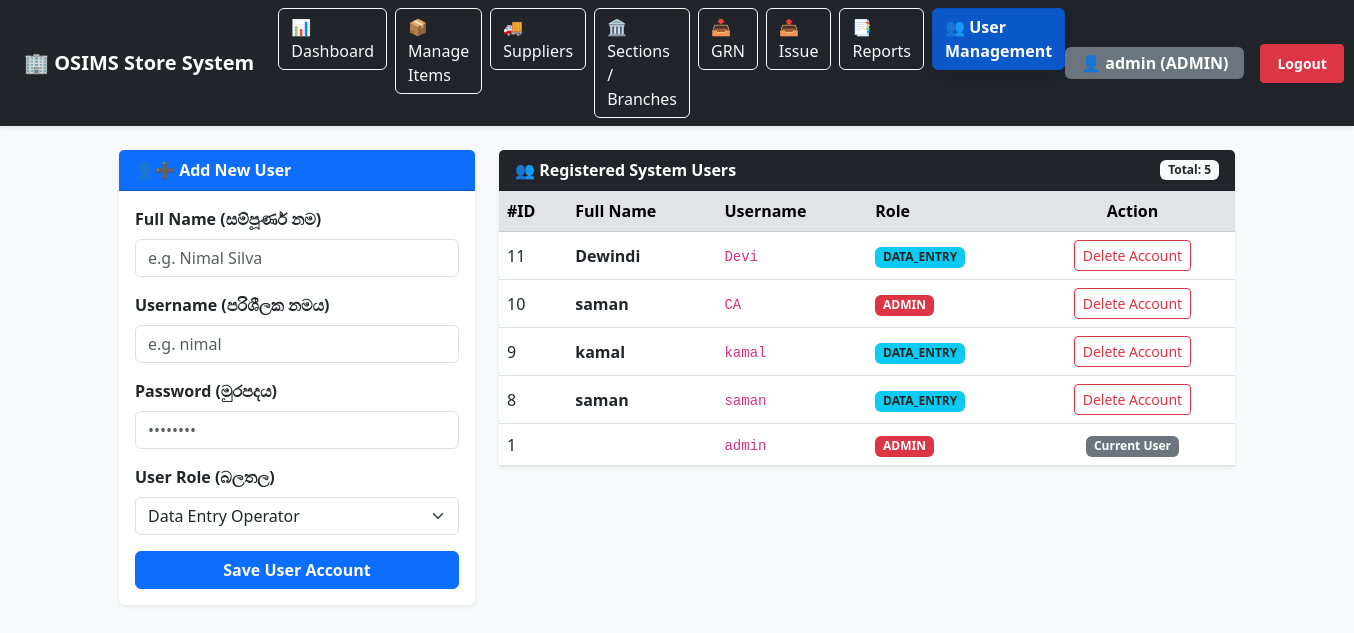
/users.php (signed in), run on the app's committed database.
### tables this page shows
CREATE TABLE users (
        user_id INTEGER PRIMARY KEY AUTOINCREMENT,
        username TEXT UNIQUE,
        password TEXT,
        role TEXT DEFAULT 'data_entry',
        created_at DATETIME DEFAULT CURRENT_TIMESTAMP
    , full_name TEXT, role_id INTEGER DEFAULT 1);

### users.php (the view, shortened to what this page needs)
<?php
require_once 'db.php';
$logged_user_id = $_SESSION['user_id'];
$users = [];
try {
    $users = $conn->query("SELECT user_id, username, full_name, role FROM users ORDER BY user_id DESC")->fetchAll(PDO::FETCH_ASSOC);
} catch (PDOException $e) {
    $error = "දත්ත ලබා ගැනීමේ දෝෂයක්: " . $e->getMessage();
}
?>
<!DOCTYPE html>
<html lang="en">
<head>
    <link href="https://cdn.jsdelivr.net/npm/bootstrap@5.3.0/dist/css/bootstrap.min.css" rel="stylesheet">
</head>
<body class="bg-light">
<?php include 'navbar.php'; ?>
<div class="container mt-4 mb-5">
    <div class="row">
        <div class="col-md-4 mb-4">
            <div class="card shadow-sm border-0">
                <div class="card-header bg-primary text-white fw-bold">
                    👤➕ Add New User
                </div>
                <div class="card-body">
                    <form action="users.php" method="POST">
                        <div class="mb-3">
                            <label class="form-label fw-bold">Full Name (සම්පූර්ණ නම)</label>
                            <input type="text" name="full_name" class="form-control" placeholder="e.g. Nimal Silva" required>
                        </div>
                        <div class="mb-3">
                            <label class="form-label fw-bold">Username (පරිශීලක නමය)</label>
                            <input type="text" name="username" class="form-control" placeholder="e.g. nimal" required>
                        </div>
                        <div class="mb-3">
                            <label class="form-label fw-bold">Password (මුරපදය)</label>
                            <input type="password" name="password" class="form-control" placeholder="••••••••" required>
                        </div>
                        <div class="mb-3">
                            <label class="form-label fw-bold">User Role (බලතල)</label>
                            <select name="role" class="form-select">
                                <option value="data_entry">Data Entry Operator</option>
                            </select>
                        </div>
                        <button type="submit" name="add_user" class="btn btn-primary w-100 fw-bold">Save User Account</button>
                    </form>
                </div>
            </div>
        </div>
        <div class="col-md-8">
            <div class="card shadow-sm border-0">
                <div class="card-header bg-dark text-white fw-bold d-flex justify-content-between align-items-center">
                    <span>👥 Registered System Users</span>
                    <span class="badge bg-light text-dark">Total: <?= count($users); ?></span>
                </div>
                <div class="card-body p-0">
                    <div class="table-responsive">
                        <table class="table table-hover align-middle mb-0">
                            <thead class="table-secondary">
                                <tr>
                                    <th>#ID</th>
                                    <th>Full Name</th>
                                    <th>Username</th>
                                    <th>Role</th>
                                    <th class="text-center">Action</th>
                                </tr>
                            </thead>
                            <tbody>
                                <?php if (!empty($users)): ?>
                                    <?php foreach ($users as $u): ?>
                                        <tr>
                                            <td><?= $u['user_id']; ?></td>
                                            <td><strong><?= htmlspecialchars($u['full_name']); ?></strong></td>
                                            <td><code><?= htmlspecialchars($u['username']); ?></code></td>
                                            <td>
                                                <span class="badge <?= strtolower($u['role']) === 'admin' ? 'bg-danger' : 'bg-info text-dark'; ?>">
                                                    <?= strtoupper($u['role']); ?>
                                                </span>
                                            </td>
                                            <td class="text-center">
                                                <?php if ((int)$u['user_id'] === (int)$logged_user_id): ?>
                                                    <span class="badge bg-secondary">Current User</span>
                                                <?php else: ?>
                                                    <a href="users.php?delete=<?= $u['user_id']; ?>" class="btn btn-sm btn-outline-danger" onclick="return confirm('මෙම පරිශීලක ගිණුම මකා දැමීමට අවශ්‍යද?');">Delete Account</a>
                                                <?php endif; ?>
                                            </td>
                                        </tr>
                                    <?php endforeach; ?>
                                <?php else: ?>
                                    <tr>
                                        <td colspan="5" class="text-center py-4 text-muted">පරිශීලකයින් කිසිවෙකු නැත.</td>
                                    </tr>
                                <?php endif; ?>
                            </tbody>
                        </table>
                    </div>
                </div>
            </div>
        </div>
    </div>
</div>
</body>
</html>

### data on the page
users: user_id "11", full_name "Dewindi", username "Devi", role "DATA_ENTRY"
users: user_id "10", full_name "saman", username "CA", role "ADMIN"
users: user_id "9", full_name "kamal", username "kamal", role "DATA_ENTRY"
users: user_id "8", full_name "saman", username "saman", role "DATA_ENTRY"
users: user_id "1", username "admin", role "ADMIN", shows "Current User"

### other printed values
$_SESSION['full_name'] "admin"
$user_role "ADMIN"
count($users) "5"
